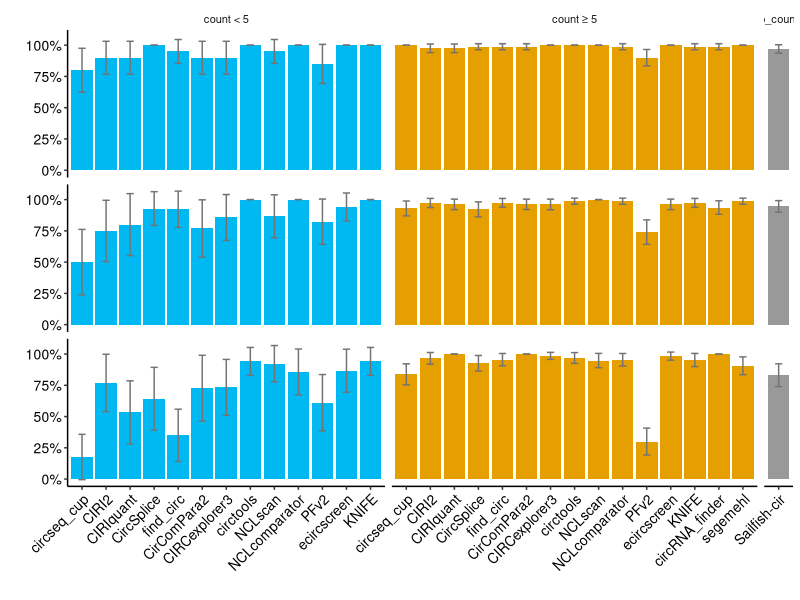
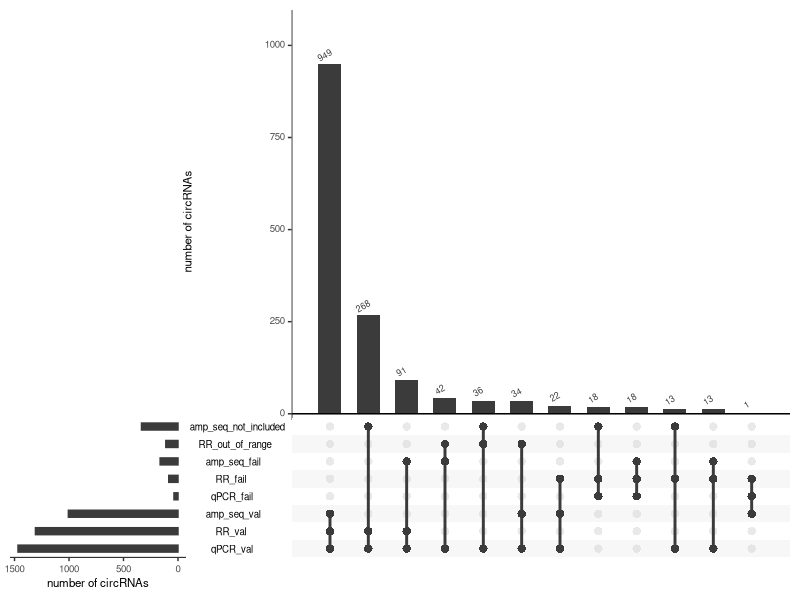

Here is the R script that generated these plots, in order: (Note: this script raises an error after producing the figures.)
#' ---
#' title: "Generation of figures panel 3"
#' author: "Marieke Vromman"
#' output: 
#'    html_document:
#'       toc: TRUE
#'       toc_float: TRUE
#'       theme: paper
#'       df_print: paged
#'       highlight: tango
#' ---
#' 

#' # File set-up

#' ## Set working directory to current directory
if (rstudioapi::isAvailable()) {
  setwd(dirname(rstudioapi::getActiveDocumentContext()$path))
}

#' ## Loads standard libraries and resolve conflicts
library(tidyverse)
library(conflicted)
conflict_prefer("filter", "dplyr")
conflict_prefer("select", "dplyr")
conflict_prefer("slice", "dplyr")
conflict_prefer("rename", "dplyr")
conflict_prefer('intersect', 'dplyr')

#' ## Load specific libraries
library(UpSetR)

#' ## Set figure theme
mytheme = theme_bw(base_size = 10) + 
  theme(text = element_text(size=10, colour='black'),
        title = element_text(size=10, colour='black'),
        line = element_line(size=0.5),
        axis.title = element_text(size=10, colour='black'),
        axis.text = element_text(size=10, colour='black'),
        axis.line = element_line(colour = "black"),
        axis.ticks = element_line(size=0.5),
        strip.background = element_blank(),
        strip.text.y = element_blank(),
        panel.grid = element_blank(),
        panel.border = element_blank(),
        legend.position = c(0.8, 0.8), 
        legend.text=element_text(size=10)) 

mytheme_discrete_x = mytheme + 
  theme(axis.text.x = element_text(angle = 45, hjust = 1, vjust = 1))

# a colorblind-friendly palette 
# colorblind.palette.grey = c("#999999", "#E69F00", "#56B4E9", "#009E73", "#F0E442", "#0072B2", "#D55E00", "#CC79A7")

#' ## Read data and order
all_circ = read_tsv('../data/Supplementary_Table_2_all_circRNAs.txt')
cq = read_tsv('../data/Supplementary_Table_3_selected_circRNAs.txt')
val = read_tsv('../data/Supplementary_Table_6A_precision_values.txt')

val$tool = factor(val$tool, levels = c("circseq_cup", "CIRI2", "CIRIquant", "CircSplice", "find_circ", "CirComPara2",  "CIRCexplorer3", "circtools", "Sailfish-cir", "NCLscan", "NCLcomparator", "PFv2", "ecircscreen", "KNIFE",  "circRNA_finder", "segemehl")) 

cq
val
all_circ

#' # Figure 3A

val_longer = val %>% pivot_longer(cols = c(perc_qPCR_val, perc_RR_val, perc_amp_val),
                     names_to = 'val_type', values_to = 'perc')  %>%
  left_join(val %>% select(tool, count_group, nr_qPCR_total, nr_RR_total, nr_amp_total) %>%
              rename(perc_qPCR_val = nr_qPCR_total, perc_RR_val = nr_RR_total, perc_amp_val = nr_amp_total) %>%
              pivot_longer(cols = c(perc_qPCR_val, perc_RR_val, perc_amp_val), values_to = 'nr_in_group', 
                           names_to = "val_type")) %>%
  select(tool, count_group, val_type, perc, nr_in_group) %>%
  mutate(margin = qnorm(0.975)*sqrt(perc*(1-perc)/nr_in_group),
         CI_low = perc - margin,
         CI_up = perc + margin) %>%
  mutate(count_group == ifelse(count_group == "count < 5", 'BSJ count < 5', count_group),
         count_group == ifelse(count_group == "count ≥ 5", 'BSJ count ≥ 5', count_group),
         count_group == ifelse(count_group == "no_counts", 'no BSJ count', count_group)) 

val_longer$tool = factor(val_longer$tool, levels = c("circseq_cup", "CIRI2", "CIRIquant", "CircSplice", "find_circ", "CirComPara2",  "CIRCexplorer3", "circtools", "Sailfish-cir", "NCLscan", "NCLcomparator", "PFv2", "ecircscreen", "KNIFE",  "circRNA_finder", "segemehl")) 
val_longer$val_type = factor(val_longer$val_type, levels = c('perc_qPCR_val', 'perc_RR_val', 'perc_amp_val'))

val_longer %>%
  filter(count_group == 'count < 5', val_type == "perc_amp_val") %>%
  pull(nr_in_group) %>% quantile()

val_longer %>%
  ggplot(aes(tool, perc, fill = count_group)) +
  geom_bar(stat = 'identity') +
  geom_errorbar(aes(ymin=CI_low, ymax=CI_up), 
                width=.3, color = 'grey45') +
  facet_grid(scales = 'free_x', space = "free", 
             rows = vars(val_type), cols = vars(count_group)) +
  scale_y_continuous(labels = scales::percent_format(), breaks = c(0,0.25, 0.5, 0.75, 1)) +
  mytheme_discrete_x +
  #theme(strip.text.y = element_text(size = 10), legend.position = "none") +
  theme(legend.position = "none") +
  scale_fill_manual(values = c('#00B9F2', '#E69F00' , '#999999')) +
  xlab('') +
  ylab('')

#ggsave('separate_figures/figure_3A.pdf',  width = 21, height = 13, units = "cm")
# val_longer %>% write_tsv('source_data_fig_3A.txt')

#' # Figure 3B
#' upset
upset = list()
upset['qPCR_val'] = cq %>% filter(qPCR_val == "pass") %>% mutate(id_cl = paste(circ_id, cell_line, sep = "_")) %>% pull(id_cl) %>% unique() %>% list()
upset['RR_val'] = cq %>% filter(RR_val == "pass") %>% mutate(id_cl = paste(circ_id, cell_line, sep = "_")) %>% pull(id_cl) %>% unique() %>% list()
upset['amp_seq_val'] = cq %>% filter(amp_seq_val == "pass") %>% mutate(id_cl = paste(circ_id, cell_line, sep = "_")) %>% pull(id_cl) %>% unique() %>% list()
upset['qPCR_fail'] = cq %>% filter(qPCR_val == "fail") %>% mutate(id_cl = paste(circ_id, cell_line, sep = "_")) %>% pull(id_cl) %>% unique() %>% list()
upset['RR_fail'] = cq %>% filter(RR_val == "fail") %>% mutate(id_cl = paste(circ_id, cell_line, sep = "_")) %>% pull(id_cl) %>% unique() %>% list()
upset['amp_seq_fail'] = cq %>% filter(amp_seq_val == "fail") %>% mutate(id_cl = paste(circ_id, cell_line, sep = "_")) %>% pull(id_cl) %>% unique() %>% list()
upset['RR_out_of_range'] = cq %>% filter(is.na(RR_val)) %>% mutate(id_cl = paste(circ_id, cell_line, sep = "_")) %>% pull(id_cl) %>% unique() %>% list()
upset['amp_seq_not_included'] = cq %>% filter(is.na(amp_seq_val)) %>% mutate(id_cl = paste(circ_id, cell_line, sep = "_")) %>% pull(id_cl) %>% unique() %>% list()

# get number y-axis to add to plot
cq %>% mutate(id_cl = paste(circ_id, cell_line, sep = "_")) %>% select(id_cl, qPCR_val) %>% unique() %>% count(qPCR_val)
cq %>% mutate(id_cl = paste(circ_id, cell_line, sep = "_")) %>% select(id_cl, RR_val) %>% unique() %>% count(RR_val)
cq %>% mutate(id_cl = paste(circ_id, cell_line, sep = "_")) %>% select(id_cl, amp_seq_val) %>% unique() %>% count(amp_seq_val)


# pdf(file="separate_figures/figure_3B_upset_small.pdf", onefile=FALSE,
#     width = 8, height = 2.5) 
upset(fromList(upset), 
      order.by = "freq",
      sets = c('qPCR_val', 'RR_val', 'amp_seq_val', 'qPCR_fail', 'RR_fail', 'amp_seq_fail', 'RR_out_of_range', 'amp_seq_not_included'),
      mainbar.y.label = "number of circRNAs", sets.x.label = "number of circRNAs",
      keep.order = TRUE,
      number.angles = 30,
      point.size = 2.5, line.size = 1)

# cq %>% select(qPCR_val, RR_val, amp_seq_val) %>% 
#   write_tsv('source_data_fig_3B.txt')

# dev.off()

#' # Figure 3C & Sup Figure 25
#' add total nr of circRNAs and calculate theoretical nr of TP
val_cl = val %>%
  # use perc_compound_val
  select(tool, count_group, perc_compound_val) %>%
  # get the number of detected circRNAs for each cell line and tool, per count group
  left_join(all_circ %>%
              group_by(cell_line, tool, count_group) %>%
              summarise(total_n_ut = n())) %>%
  # calculate the theoretical nr of validated circ
  mutate(theo_TP_all = perc_compound_val * total_n_ut)

val_cl

val_cl$tool = factor(val_cl$tool, levels = c("circseq_cup", "CIRI2", "CIRIquant", "CircSplice", "find_circ", "CirComPara2",  "CIRCexplorer3", "circtools", "Sailfish-cir", "NCLscan", "NCLcomparator", "PFv2", "ecircscreen", "KNIFE",  "circRNA_finder", "segemehl")) 

val_cl %>%
  #filter(cell_line == 'HLF') %>%
  ggplot() +
  geom_bar(aes(tool, total_n_ut), stat = "identity", fill = 'grey') +
  geom_bar(aes(tool, theo_TP_all, fill = count_group), stat = "identity") +
  facet_wrap(~cell_line+count_group, scales = 'free') +
  #facet_wrap(~count_group, scales = 'free') +
  #facet_grid(rows = vars(cell_line), cols = vars(count_group), scales = 'free', space = 'free') +
  mytheme_discrete_x +
  scale_fill_manual(values = c('#00B9F2', '#E69F00' , '#999999')) +
  xlab('') +
  ylab('') +
  theme(legend.position = NULL) +
  scale_y_continuous(labels = scales::comma_format()) +
  theme(legend.position="none")

#ggsave('separate_figures/sup_figure_25.pdf',  width = 21, height = 24.5, units = "cm")
#ggsave('separate_figures/figure_3C_alt2.pdf',  width = 21, height = 8, units = "cm")

# val_cl %>% write_tsv('source_data_fig_3C.txt')
